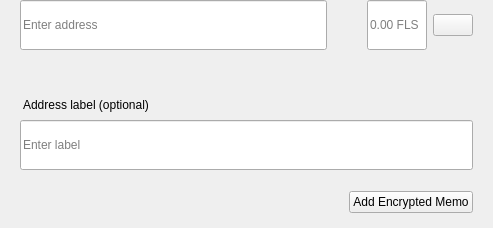
<?xml version="1.0" encoding="UTF-8"?>
<ui version="4.0">
 <class>SendMultiRow</class>
 <widget class="QWidget" name="SendMultiRow">
  <property name="geometry">
   <rect>
    <x>0</x>
    <y>0</y>
    <width>493</width>
    <height>228</height>
   </rect>
  </property>
  <property name="minimumSize">
   <size>
    <width>0</width>
    <height>0</height>
   </size>
  </property>
  <property name="maximumSize">
   <size>
    <width>16777215</width>
    <height>16777215</height>
   </size>
  </property>
  <property name="windowTitle">
   <string>Form</string>
  </property>
  <layout class="QVBoxLayout" name="verticalLayout_3">
   <property name="spacing">
    <number>0</number>
   </property>
   <property name="leftMargin">
    <number>0</number>
   </property>
   <property name="topMargin">
    <number>0</number>
   </property>
   <property name="rightMargin">
    <number>20</number>
   </property>
   <property name="bottomMargin">
    <number>5</number>
   </property>
   <item alignment="Qt::AlignTop">
    <widget class="QWidget" name="widget" native="true">
     <property name="sizePolicy">
      <sizepolicy hsizetype="Expanding" vsizetype="Maximum">
       <horstretch>0</horstretch>
       <verstretch>0</verstretch>
      </sizepolicy>
     </property>
     <property name="minimumSize">
      <size>
       <width>0</width>
       <height>60</height>
      </size>
     </property>
     <property name="maximumSize">
      <size>
       <width>16777215</width>
       <height>85</height>
      </size>
     </property>
     <layout class="QHBoxLayout" name="horizontalLayout" stretch="6,0,2">
      <property name="spacing">
       <number>0</number>
      </property>
      <property name="leftMargin">
       <number>8</number>
      </property>
      <property name="topMargin">
       <number>0</number>
      </property>
      <property name="rightMargin">
       <number>0</number>
      </property>
      <property name="bottomMargin">
       <number>0</number>
      </property>
      <item alignment="Qt::AlignTop">
       <widget class="QStackedWidget" name="stackedAddress">
        <property name="minimumSize">
         <size>
          <width>0</width>
          <height>50</height>
         </size>
        </property>
        <property name="maximumSize">
         <size>
          <width>16777215</width>
          <height>50</height>
         </size>
        </property>
        <widget class="QWidget" name="page_4">
         <property name="sizePolicy">
          <sizepolicy hsizetype="Expanding" vsizetype="Preferred">
           <horstretch>0</horstretch>
           <verstretch>0</verstretch>
          </sizepolicy>
         </property>
         <property name="minimumSize">
          <size>
           <width>0</width>
           <height>50</height>
          </size>
         </property>
         <property name="maximumSize">
          <size>
           <width>16777215</width>
           <height>55</height>
          </size>
         </property>
         <layout class="QVBoxLayout" name="verticalLayout_7">
          <property name="spacing">
           <number>0</number>
          </property>
          <property name="leftMargin">
           <number>12</number>
          </property>
          <property name="topMargin">
           <number>0</number>
          </property>
          <property name="rightMargin">
           <number>0</number>
          </property>
          <property name="bottomMargin">
           <number>0</number>
          </property>
          <item>
           <widget class="QLineEdit" name="lineEditAddress">
            <property name="minimumSize">
             <size>
              <width>0</width>
              <height>50</height>
             </size>
            </property>
            <property name="maximumSize">
             <size>
              <width>16777215</width>
              <height>50</height>
             </size>
            </property>
            <property name="placeholderText">
             <string>Enter address</string>
            </property>
           </widget>
          </item>
         </layout>
        </widget>
        <widget class="QWidget" name="page_3"/>
       </widget>
      </item>
      <item>
       <spacer name="horizontalSpacer_3">
        <property name="orientation">
         <enum>Qt::Horizontal</enum>
        </property>
        <property name="sizeType">
         <enum>QSizePolicy::Fixed</enum>
        </property>
        <property name="sizeHint" stdset="0">
         <size>
          <width>40</width>
          <height>20</height>
         </size>
        </property>
       </spacer>
      </item>
      <item>
       <layout class="QHBoxLayout" name="horizontalLayout_2">
        <property name="spacing">
         <number>6</number>
        </property>
        <item alignment="Qt::AlignTop">
         <widget class="QLineEdit" name="lineEditAmount">
          <property name="sizePolicy">
           <sizepolicy hsizetype="Expanding" vsizetype="Preferred">
            <horstretch>0</horstretch>
            <verstretch>0</verstretch>
           </sizepolicy>
          </property>
          <property name="minimumSize">
           <size>
            <width>0</width>
            <height>50</height>
           </size>
          </property>
          <property name="maximumSize">
           <size>
            <width>16777215</width>
            <height>50</height>
           </size>
          </property>
          <property name="maxLength">
           <number>17</number>
          </property>
          <property name="alignment">
           <set>Qt::AlignLeading|Qt::AlignLeft|Qt::AlignVCenter</set>
          </property>
          <property name="placeholderText">
           <string notr="true">0.00 FLS</string>
          </property>
         </widget>
        </item>
        <item>
         <layout class="QVBoxLayout" name="verticalLayout">
          <property name="topMargin">
           <number>14</number>
          </property>
          <property name="bottomMargin">
           <number>0</number>
          </property>
          <item alignment="Qt::AlignTop">
           <widget class="QPushButton" name="btnMenu">
            <property name="minimumSize">
             <size>
              <width>0</width>
              <height>0</height>
             </size>
            </property>
            <property name="maximumSize">
             <size>
              <width>16777215</width>
              <height>16777215</height>
             </size>
            </property>
            <property name="focusPolicy">
             <enum>Qt::NoFocus</enum>
            </property>
            <property name="text">
             <string/>
            </property>
           </widget>
          </item>
         </layout>
        </item>
       </layout>
      </item>
     </layout>
    </widget>
   </item>
   <item>
    <widget class="QWidget" name="layoutLabel" native="true">
     <property name="minimumSize">
      <size>
       <width>0</width>
       <height>0</height>
      </size>
     </property>
     <property name="maximumSize">
      <size>
       <width>16777215</width>
       <height>16777215</height>
      </size>
     </property>
     <layout class="QVBoxLayout" name="verticalLayout_9">
      <property name="spacing">
       <number>6</number>
      </property>
      <property name="leftMargin">
       <number>20</number>
      </property>
      <property name="topMargin">
       <number>0</number>
      </property>
      <property name="rightMargin">
       <number>0</number>
      </property>
      <property name="bottomMargin">
       <number>10</number>
      </property>
      <item>
       <spacer name="verticalSpacer">
        <property name="orientation">
         <enum>Qt::Vertical</enum>
        </property>
        <property name="sizeType">
         <enum>QSizePolicy::Fixed</enum>
        </property>
        <property name="sizeHint" stdset="0">
         <size>
          <width>20</width>
          <height>20</height>
         </size>
        </property>
       </spacer>
      </item>
      <item>
       <widget class="QLabel" name="labelSubtitleDescription">
        <property name="styleSheet">
         <string notr="true">margin-bottom:2px;
margin-left:0.05px;
padding:0px;</string>
        </property>
        <property name="text">
         <string>Address label (optional)</string>
        </property>
       </widget>
      </item>
      <item>
       <widget class="QLineEdit" name="lineEditDescription">
        <property name="minimumSize">
         <size>
          <width>0</width>
          <height>50</height>
         </size>
        </property>
        <property name="maximumSize">
         <size>
          <width>16777215</width>
          <height>50</height>
         </size>
        </property>
        <property name="placeholderText">
         <string>Enter label</string>
        </property>
       </widget>
      </item>
      <item>
       <spacer name="verticalSpacer_2">
        <property name="orientation">
         <enum>Qt::Vertical</enum>
        </property>
        <property name="sizeType">
         <enum>QSizePolicy::Fixed</enum>
        </property>
        <property name="sizeHint" stdset="0">
         <size>
          <width>20</width>
          <height>15</height>
         </size>
        </property>
       </spacer>
      </item>
      <item>
       <widget class="QWidget" name="containerMemo" native="true">
        <layout class="QHBoxLayout" name="horizontalLayout_5">
         <property name="leftMargin">
          <number>0</number>
         </property>
         <property name="topMargin">
          <number>0</number>
         </property>
         <property name="rightMargin">
          <number>0</number>
         </property>
         <property name="bottomMargin">
          <number>0</number>
         </property>
         <item>
          <spacer name="horizontalSpacer">
           <property name="orientation">
            <enum>Qt::Horizontal</enum>
           </property>
           <property name="sizeHint" stdset="0">
            <size>
             <width>40</width>
             <height>20</height>
            </size>
           </property>
          </spacer>
         </item>
         <item>
          <widget class="QPushButton" name="btnAddMemo">
           <property name="text">
            <string notr="true">Add Encrypted Memo</string>
           </property>
          </widget>
         </item>
        </layout>
       </widget>
      </item>
     </layout>
    </widget>
   </item>
  </layout>
 </widget>
 <resources/>
 <connections/>
</ui>
